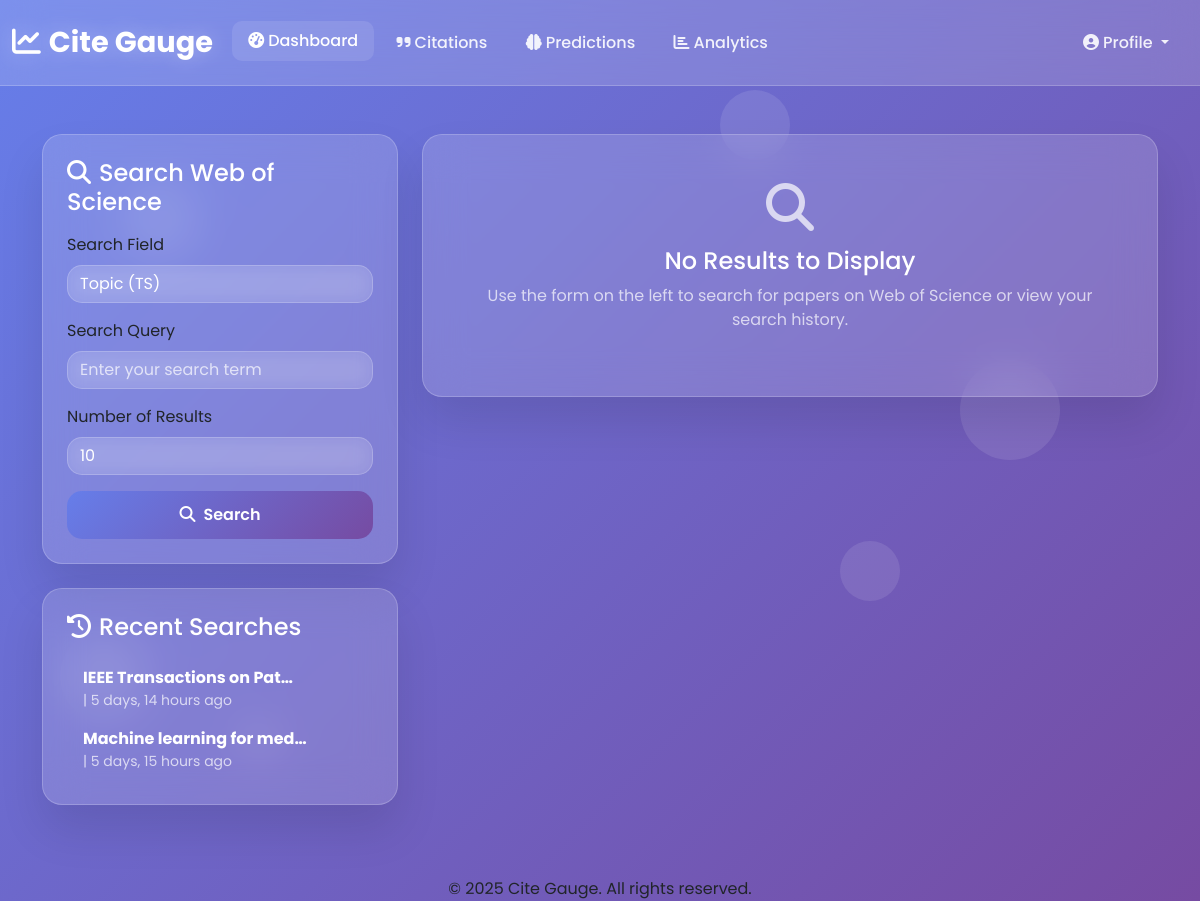
The page /user/wos-papers/ (signed in) on the database its author committed.
### user/models.py (models this page shows, shortened)
class WOSSearchHistory(models.Model):
    user = models.ForeignKey(settings.AUTH_USER_MODEL, on_delete=models.CASCADE, related_name='wos_searches')
    query = models.CharField(max_length=255)
    search_field = models.CharField(max_length=20)
    count = models.IntegerField()
    searched_at = models.DateTimeField(auto_now_add=True)
    json_file_path = models.CharField(max_length=500, blank=True, null=True)  # Path to saved JSON file

### user/views.py (the view, shortened to what this page needs)
# urls.py: path("wos-papers/", wos_paper_list_view, name="wos_papers"),  # List papers from WOS
@login_required
def wos_paper_list_view(request):
    form = WOSSearchForm()
    papers = []
    search_history = WOSSearchHistory.objects.filter(user=request.user).order_by('-searched_at')[:10]
    prediction = None
    predicted_paper_uid = None
    search_field = ""
    query = ""
    count = ""
    if request.method == "POST":
        form = WOSSearchForm(request.POST)
        action = request.POST.get("action")
        if action == "predict":
            try:
                uid = request.POST.get("uid")
                title = request.POST.get("title")
                abstract = request.POST.get("abstract")
                keywords = request.POST.get("keywords")
                predicted_paper_uid = uid  # To highlight the predicted card
                prediction_result = predict_from_text(
                    title=title, abstract=abstract, keywords=keywords
                )
                prediction = prediction_result
                messages.success(request, f"Prediction successful for paper: '{title[:30]}...'.")
            except (ValueError, MLModelError) as e:
                messages.error(request, f"Could not generate prediction: {e}")
            except Exception:
                messages.error(request, "An unexpected error occurred during prediction.")
        if form.is_valid():
            search_field = form.cleaned_data["search_field"]
            query = form.cleaned_data["query"]
            count = form.cleaned_data["count"]
            papers = search_papers_wos(query=query, count=count, field=search_field)
            if action != "predict":  # save only for fresh searches
                if not papers:
                    messages.info(request, "No papers found for your query.")
                else:
                    messages.success(request, f"Found {len(papers)} papers for your query.")
                date_dir = datetime.datetime.now().strftime("%Y%m%d")
                raw_dir = os.path.join(settings.BASE_DIR, "json_data", date_dir)
                os.makedirs(raw_dir, exist_ok=True)
                file_path = os.path.join(
                    raw_dir, f"records_{request.user.id}_{datetime.datetime.now().strftime('%H%M%S')}.json"
                )
                try:
                    with open(file_path, "w", encoding="utf-8") as f:
                        json.dump(papers, f, indent=4, ensure_ascii=False)
                    WOSSearchHistory.objects.create(
                        user=request.user,
                        query=query,
                        search_field=search_field,
                        count=count,
                        json_file_path=file_path
                    )
                except Exception as e:
                    messages.error(request, f"Could not save search history: {e}")
    else:
        form = WOSSearchForm()
        view_history_id = request.GET.get("view_history")
    return render(request, "user/wos_paper_list.html", {
        "form": form,
        "papers": papers,
        "search_history": search_history,
        "prediction": prediction,
        "predicted_paper_uid": predicted_paper_uid,
        "search_field": search_field,
        "query": query,
        "count": count,
    })

### user/forms.py
class WOSSearchForm(forms.Form):
    search_field = forms.ChoiceField(
        choices=FIELD_CHOICES,
        label="Search Field",
        required=True,
        widget=forms.Select(attrs={
            "class": "form-control form-control-glass"
        })
    )
    query = forms.CharField(
        label="Search Query",
        max_length=255,
        required=True,
        widget=forms.TextInput(attrs={
            "class": "form-control form-control-glass",
            "placeholder": "Enter your search term"
        })
    )
    count = forms.IntegerField(
        label="Number of Results",
        min_value=1,
        max_value=50,
        initial=10,
        widget=forms.NumberInput(attrs={
            "class": "form-control form-control-glass",
            "placeholder": "10"
        })
    )

### templates/user/wos_paper_list.html (shortened to what this page needs)
{% extends "base.html" %}
{% load static %}
{% block main_content %}
<div class="container mt-5 mb-5">
    <div class="row">
        <div class="col-lg-4">
            <div class="glass-card p-4 mb-4">
                <h4 class="text-white mb-3"><i class="fas fa-search me-2"></i>Search Web of Science</h4>
                <form method="post">
                    <div class="mb-3">
                        <label for="{{ form.search_field.id_for_label }}" class="form-label text-white-80">{{ form.search_field.label }}</label>
                        {{ form.search_field }}
                    </div>
                    <div class="mb-3">
                        <label for="{{ form.query.id_for_label }}" class="form-label text-white-80">{{ form.query.label }}</label>
                        {{ form.query }}
                    </div>
                    <div class="mb-3">
                        <label for="{{ form.count.id_for_label }}" class="form-label text-white-80">{{ form.count.label }}</label>
                        {{ form.count }}
                    </div>
                    <button type="submit" class="btn btn-primary-glass w-100">
                        <i class="fas fa-search me-2"></i>Search
                    </button>
                </form>
            </div>
            {% if search_history %}
            <div class="glass-card p-4">
                <h4 class="text-white mb-3"><i class="fas fa-history me-2"></i>Recent Searches</h4>
                <ul class="list-unstyled mb-0">
                    {% for search in search_history %}
                    <li>
                        <a href="{% url 'wos_papers' %}?view_history={{ search.id }}" class="history-link">
                            <strong class="text-white">{{ search.query|truncatechars:25 }}</strong>
                            <small class="d-block text-glass-muted">
                                {{ search.get_search_field_display }} | {{ search.searched_at|timesince }} ago
                            </small>
                        </a>
                    </li>
                    {% endfor %}
                </ul>
            </div>
            {% endif %}
        </div>
        <div class="col-lg-8">
            {% if papers %}
                {% for paper in papers %}
                <div class="glass-card wos-card p-4 mb-3" id="paper-{{ paper.uid }}">
                    <div class="d-flex justify-content-between align-items-start">
                        <div>
                            <h5 class="text-white mb-1">{{ paper.title }}</h5>
                            <p class="text-glass-muted mb-2">
                                <i class="fas fa-quote-right me-1"></i> Citations: {{ paper.citations }} |
                                <i class="fas fa-id-card ms-2 me-1"></i> UID: {{ paper.uid }}
                            </p>
                        </div>
                    </div>
                    <hr class="border-glass">
                    <div class="d-flex justify-content-between align-items-center">
                        <form method="post" class="me-3">
                            {% csrf_token %}
                            <input type="hidden" name="action" value="predict">
                            <input type="hidden" name="uid" value="{{ paper.uid }}">
                            <input type="hidden" name="title" value="{{ paper.title }}">
                            <input type="hidden" name="abstract" value="{{ paper.abstract }}">
                            <input type="hidden" name="keywords" value="{{ paper.keywords|join:', ' }}">
                            <input type="hidden" name="search_field" value="{{ form.search_field.value|default:search_field }}">
                            <input type="hidden" name="query" value="{{ form.query.value|default:query }}">
                            <input type="hidden" name="count" value="{{ form.count.value|default:count }}">
                            <button type="submit" class="btn btn-primary-glass btn-sm">
                                <i class="fas fa-brain me-2"></i>Predict Citations
                            </button>
                        </form>
                        {% if paper.uid == predicted_paper_uid and prediction %}
                        <div class="prediction-result-card p-3 rounded text-center flex-grow-1">
                            <p class="text-glass-muted mb-1 small">Predicted Citations (2 years)</p>
                            <div class="prediction-value">{{ prediction.predicted }}</div>
                            {% if prediction.ci_low is not None and prediction.ci_high is not None %}
                                <p class="small text-white-80 mb-0">
                                    95% CI: {{ prediction.ci_low|floatformat:0 }} - {{ prediction.ci_high|floatformat:0 }}
                                </p>
                            {% endif %}
                        </div>
                        {% endif %}
                    </div>
                </div>
                {% endfor %}
            {% else %}
                <div class="glass-card text-center p-5">
                    <i class="fas fa-search fa-3x text-glass-muted mb-3"></i>
                    <h4 class="text-white">No Results to Display</h4>
                    <p class="text-glass-muted">Use the form on the left to search for papers on Web of Science or view your search history.</p>
                </div>
            {% endif %}
        </div>
    </div>
</div>
{% endblock main_content %}

### static/css/style.css (style rules this page uses)
* { margin: 0; padding: 0; box-sizing: border-box; }
body { font-family: "Poppins", sans-serif; min-height: 100vh; background: linear-gradient(135deg, #667eea 0%, #764ba2 100%); position: relative; overflow-x: hidden; }
.glass-card { background: rgba(255, 255, 255, 0.15); backdrop-filter: blur(20px); -webkit-backdrop-filter: blur(20px); border-radius: 20px; border: 1px solid rgba(255, 255, 255, 0.2); box-shadow: 0 25px 45px rgba(0, 0, 0, 0.1); padding: 1.5rem; transition: all 0.3s ease; margin-bottom: 1.5rem; }
.btn-primary-glass { background: linear-gradient(135deg, #667eea 0%, #764ba2 100%); border: none; border-radius: 15px; color: white; font-weight: 600; padding: 0.75rem 1.5rem; transition: all 0.3s ease; position: relative; overflow: hidden; }
.form-control-glass { background: rgba(255, 255, 255, 0.1); border: 1px solid rgba(255, 255, 255, 0.2); border-radius: 15px; color: white; backdrop-filter: blur(10px); transition: all 0.3s ease; }
.form-control-glass::placeholder { color: rgba(255, 255, 255, 0.7); }
.text-glass-muted { color: rgba(255, 255, 255, 0.7); }
.text-white { color: white !important; }

### templates/user/wos_paper_list.html (style rules this page uses)
.history-link { display: block; padding: 0.5rem 1rem; color: rgba(255, 255, 255, 0.8); text-decoration: none; border-radius: 5px; transition: background-color 0.2s ease; }

### rows shown on the page
WOSSearchHistory: query "IEEE Transactions on Pat…", searched_at "5 days, 14 hours"
WOSSearchHistory: query "Machine learning for med…", searched_at "5 days, 15 hours"
